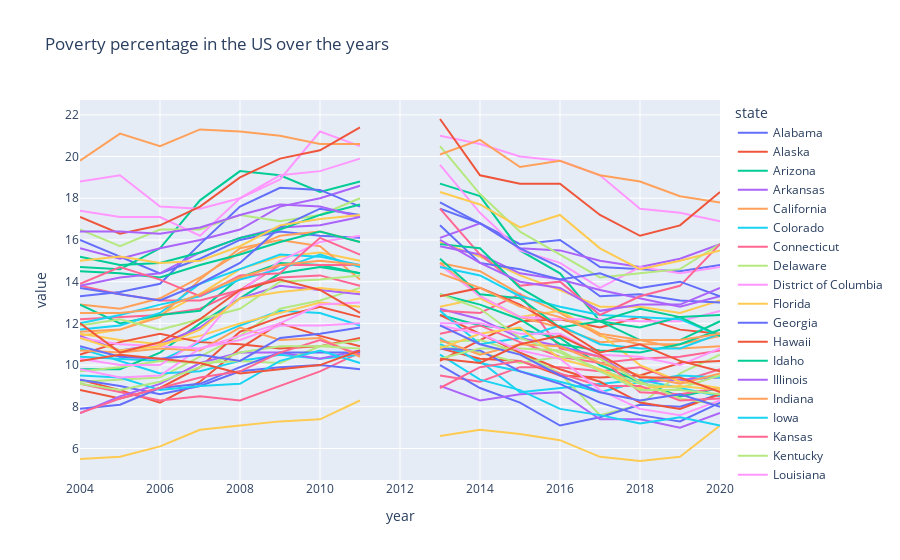

The notebook cell saved with this chart:
### Markdown cell above
It is evident that New Hampshire's average poverty rate is markedly lower than that of the other states, whereas Mississippi's average poverty rate is notably higher than the rest. 

To inspect and compare the poverty percentage of each state over the year, we plot an interactive line chart:

### Code cell
fig = px.line(
    poverty_df.pivot(index='year', columns='state', values='povertyPercentage'),
    title='Poverty percentage in the US over the years')
fig.show()

### Figure 1 — Plotly figure (JSON) as saved in the notebook; plotly's stock layout.template omitted (floating-point values rounded to 4 significant figures)
{"data": [{"hovertemplate": "state=Alabama<br>year=%{x}<br>value=%{y}<extra></extra>", "legendgroup": "Alabama", "line": {"color": "#636efa", "dash": "solid"}, "marker": {"symbol": "circle"}, "mode": "lines", "name": "Alabama", "orientation": "v", "showlegend": true, "type": "scatter", "x": [2004, 2005, 2006, 2007, 2008, 2009, 2010, 2011, 2012, 2013, 2014, 2015, 2016, 2017, 2018, 2019, 2020], "xaxis": "x", "y": [16, 15.2, 14.4, 15.1, 16, 16.4, 16.2, 16.1, null, 17.5, 16.8, 15.8, 16, 14.7, 14.6, 14.5, 14.8], "yaxis": "y"}, {"hovertemplate": "state=Alaska<br>year=%{x}<br>value=%{y}<extra></extra>", "legendgroup": "Alaska", "line": {"color": "#EF553B", "dash": "solid"}, "marker": {"symbol": "circle"}, "mode": "lines", "name": "Alaska", "orientation": "v", "showlegend": true, "type": "scatter", "x": [2004, 2005, 2006, 2007, 2008, 2009, 2010, 2011, 2012, 2013, 2014, 2015, 2016, 2017, 2018, 2019, 2020], "xaxis": "x", "y": [9.3, 8.8, 8.2, 9.2, 10.8, 12, 11.4, 10.9, null, 10.2, 11.2, 12.1, 12.2, 11.8, 12.3, 11.7, 11.5], "yaxis": "y"}, {"hovertemplate": "state=Arizona<br>year=%{x}<br>value=%{y}<extra></extra>", "legendgroup": "Arizona", "line": {"color": "#00cc96", "dash": "solid"}, "marker": {"symbol": "circle"}, "mode": "lines", "name": "Arizona", "orientation": "v", "showlegend": true, "type": "scatter", "x": [2004, 2005, 2006, 2007, 2008, 2009, 2010, 2011, 2012, 2013, 2014, 2015, 2016, 2017, 2018, 2019, 2020], "xaxis": "x", "y": [14.7, 14.6, 15.6, 17.9, 19.3, 19.1, 18.3, 18.8, null, 18.7, 18.1, 15.5, 14.4, 12.1, 11.2, 11.2, 12.1], "yaxis": "y"}, {"hovertemplate": "state=Arkansas<br>year=%{x}<br>value=%{y}<extra></extra>", "legendgroup": "Arkansas", "line": {"color": "#ab63fa", "dash": "solid"}, "marker": {"symbol": "circle"}, "mode": "lines", "name": "Arkansas", "orientation": "v", "showlegend": true, "type": "scatter", "x": [2004, 2005, 2006, 2007, 2008, 2009, 2010, 2011, 2012, 2013, 2014, 2015, 2016, 2017, 2018, 2019, 2020], "xaxis": "x", "y": [15.6, 15.1, 15.6, 16, 16.5, 17.6, 18, 18.6, null, 16.1, 16.8, 15.6, 15.5, 15, 14.7, 15.1, 15.8], "yaxis": "y"}, {"hovertemplate": "state=California<br>year=%{x}<br>value=%{y}<extra></extra>", "legendgroup": "California", "line": {"color": "#FFA15A", "dash": "solid"}, "marker": {"symbol": "circle"}, "mode": "lines", "name": "California", "orientation": "v", "showlegend": true, "type": "scatter", "x": [2004, 2005, 2006, 2007, 2008, 2009, 2010, 2011, 2012, 2013, 2014, 2015, 2016, 2017, 2018, 2019, 2020], "xaxis": "x", "y": [12.9, 12.7, 13.2, 14.2, 15.4, 16.2, 16.4, 15.9, null, 14.9, 14.5, 13.4, 12.5, 11.4, 11, 11, 11.4], "yaxis": "y"}, {"hovertemplate": "state=Colorado<br>year=%{x}<br>value=%{y}<extra></extra>", "legendgroup": "Colorado", "line": {"color": "#19d3f3", "dash": "solid"}, "marker": {"symbol": "circle"}, "mode": "lines", "name": "Colorado", "orientation": "v", "showlegend": true, "type": "scatter", "x": [2004, 2005, 2006, 2007, 2008, 2009, 2010, 2011, 2012, 2013, 2014, 2015, 2016, 2017, 2018, 2019, 2020], "xaxis": "x", "y": [10.4, 10.3, 10.2, 11.1, 11.9, 12.6, 12.5, 11.9, null, 11, 10.2, 8.7, 8.9, 9.1, 9.3, 8.9, 8.5], "yaxis": "y"}, {"hovertemplate": "state=Connecticut<br>year=%{x}<br>value=%{y}<extra></extra>", "legendgroup": "Connecticut", "line": {"color": "#FF6692", "dash": "solid"}, "marker": {"symbol": "circle"}, "mode": "lines", "name": "Connecticut", "orientation": "v", "showlegend": true, "type": "scatter", "x": [2004, 2005, 2006, 2007, 2008, 2009, 2010, 2011, 2012, 2013, 2014, 2015, 2016, 2017, 2018, 2019, 2020], "xaxis": "x", "y": [9.1, 8.7, 8.3, 8.5, 8.3, 9, 9.7, 10.6, null, 9.5, 9.2, 9.9, 9.9, 9.7, 9.9, 9.2, 9.8], "yaxis": "y"}, {"hovertemplate": "state=Delaware<br>year=%{x}<br>value=%{y}<extra></extra>", "legendgroup": "Delaware", "line": {"color": "#B6E880", "dash": "solid"}, "marker": {"symbol": "circle"}, "mode": "lines", "name": "Delaware", "orientation": "v", "showlegend": true, "type": "scatter", "x": [2004, 2005, 2006, 2007, 2008, 2009, 2010, 2011, 2012, 2013, 2014, 2015, 2016, 2017, 2018, 2019, 2020], "xaxis": "x", "y": [9.2, 9.3, 9.4, 10.4, 11.4, 12.7, 13.1, 13.7, null, 11.1, 11.2, 10.6, 9.6, 7.6, 8.1, 9.6, 10.5], "yaxis": "y"}, {"hovertemplate": "state=District of Columbia<br>year=%{x}<br>value=%{y}<extra></extra>", "legendgroup": "District of Columbia", "line": {"color": "#FF97FF", "dash": "solid"}, "marker": {"symbol": "circle"}, "mode": "lines", "name": "District of Columbia", "orientation": "v", "showlegend": true, "type": "scatter", "x": [2004, 2005, 2006, 2007, 2008, 2009, 2010, 2011, 2012, 2013, 2014, 2015, 2016, 2017, 2018, 2019, 2020], "xaxis": "x", "y": [18.8, 19.1, 17.6, 17.5, 18, 19.1, 19.3, 19.9, null, 19.6, 17.3, 15.5, 14.9, 13.7, 14.7, 14.4, 14.7], "yaxis": "y"}, {"hovertemplate": "state=Florida<br>year=%{x}<br>value=%{y}<extra></extra>", "legendgroup": "Florida", "line": {"color": "#FECB52", "dash": "solid"}, "marker": {"symbol": "circle"}, "mode": "lines", "name": "Florida", "orientation": "v", "showlegend": true, "type": "scatter", "x": [2004, 2005, 2006, 2007, 2008, 2009, 2010, 2011, 2012, 2013, 2014, 2015, 2016, 2017, 2018, 2019, 2020], "xaxis": "x", "y": [11.4, 11.7, 12.4, 13.4, 14.6, 15.2, 15.4, 15, null, 15.9, 15.2, 14.3, 13.6, 12.8, 12.8, 12.5, 13.1], "yaxis": "y"}, {"hovertemplate": "state=Georgia<br>year=%{x}<br>value=%{y}<extra></extra>", "legendgroup": "Georgia", "line": {"color": "#636efa", "dash": "solid"}, "marker": {"symbol": "circle"}, "mode": "lines", "name": "Georgia", "orientation": "v", "showlegend": true, "type": "scatter", "x": [2004, 2005, 2006, 2007, 2008, 2009, 2010, 2011, 2012, 2013, 2014, 2015, 2016, 2017, 2018, 2019, 2020], "xaxis": "x", "y": [13.3, 13.5, 13.9, 15.8, 17.6, 18.5, 18.4, 17.6, null, 17.8, 16.8, 15.6, 14.7, 13.3, 13.4, 13.1, 13], "yaxis": "y"}, {"hovertemplate": "state=Hawaii<br>year=%{x}<br>value=%{y}<extra></extra>", "legendgroup": "Hawaii", "line": {"color": "#EF553B", "dash": "solid"}, "marker": {"symbol": "circle"}, "mode": "lines", "name": "Hawaii", "orientation": "v", "showlegend": true, "type": "scatter", "x": [2004, 2005, 2006, 2007, 2008, 2009, 2010, 2011, 2012, 2013, 2014, 2015, 2016, 2017, 2018, 2019, 2020], "xaxis": "x", "y": [8.8, 8.4, 8.9, 9.9, 11.6, 12.3, 12.8, 12.3, null, 10.8, 10.3, 10.2, 9.5, 9.4, 9.5, 10.1, 10.2], "yaxis": "y"}, {"hovertemplate": "state=Idaho<br>year=%{x}<br>value=%{y}<extra></extra>", "legendgroup": "Idaho", "line": {"color": "#00cc96", "dash": "solid"}, "marker": {"symbol": "circle"}, "mode": "lines", "name": "Idaho", "orientation": "v", "showlegend": true, "type": "scatter", "x": [2004, 2005, 2006, 2007, 2008, 2009, 2010, 2011, 2012, 2013, 2014, 2015, 2016, 2017, 2018, 2019, 2020], "xaxis": "x", "y": [9.8, 9.8, 10.6, 12, 13.2, 14.4, 14.7, 14.4, null, 12.4, 11.9, 11.7, 11.3, 10, 9.2, 8.5, 8.9], "yaxis": "y"}, {"hovertemplate": "state=Illinois<br>year=%{x}<br>value=%{y}<extra></extra>", "legendgroup": "Illinois", "line": {"color": "#ab63fa", "dash": "solid"}, "marker": {"symbol": "circle"}, "mode": "lines", "name": "Illinois", "orientation": "v", "showlegend": true, "type": "scatter", "x": [2004, 2005, 2006, 2007, 2008, 2009, 2010, 2011, 2012, 2013, 2014, 2015, 2016, 2017, 2018, 2019, 2020], "xaxis": "x", "y": [11.4, 10.7, 11, 11.8, 13.2, 13.8, 13.6, 13.4, null, 12.7, 12.2, 11.3, 10.9, 10.4, 9.2, 9.3, 9.4], "yaxis": "y"}, {"hovertemplate": "state=Indiana<br>year=%{x}<br>value=%{y}<extra></extra>", "legendgroup": "Indiana", "line": {"color": "#FFA15A", "dash": "solid"}, "marker": {"symbol": "circle"}, "mode": "lines", "name": "Indiana", "orientation": "v", "showlegend": true, "type": "scatter", "x": [2004, 2005, 2006, 2007, 2008, 2009, 2010, 2011, 2012, 2013, 2014, 2015, 2016, 2017, 2018, 2019, 2020], "xaxis": "x", "y": [11.6, 11.7, 12.3, 14.1, 15.6, 16, 15.7, 14.1, null, 14.9, 13.3, 12.3, 11.8, 11.1, 11.2, 10.8, 10.9], "yaxis": "y"}, {"hovertemplate": "state=Iowa<br>year=%{x}<br>value=%{y}<extra></extra>", "legendgroup": "Iowa", "line": {"color": "#19d3f3", "dash": "solid"}, "marker": {"symbol": "circle"}, "mode": "lines", "name": "Iowa", "orientation": "v", "showlegend": true, "type": "scatter", "x": [2004, 2005, 2006, 2007, 2008, 2009, 2010, 2011, 2012, 2013, 2014, 2015, 2016, 2017, 2018, 2019, 2020], "xaxis": "x", "y": [10.8, 10.2, 9.6, 9.7, 10.2, 10.5, 10.3, 10.5, null, 11.3, 10.1, 9.7, 9.2, 8.7, 9.2, 9.5, 9.4], "yaxis": "y"}, {"hovertemplate": "state=Kansas<br>year=%{x}<br>value=%{y}<extra></extra>", "legendgroup": "Kansas", "line": {"color": "#FF6692", "dash": "solid"}, "marker": {"symbol": "circle"}, "mode": "lines", "name": "Kansas", "orientation": "v", "showlegend": true, "type": "scatter", "x": [2004, 2005, 2006, 2007, 2008, 2009, 2010, 2011, 2012, 2013, 2014, 2015, 2016, 2017, 2018, 2019, 2020], "xaxis": "x", "y": [12.2, 12.3, 12.4, 12.7, 13.6, 14.2, 14.3, 13.8, null, 12.6, 12.5, 13.4, 10.8, 10.4, 8.7, 8.6, 8.9], "yaxis": "y"}, {"hovertemplate": "state=Kentucky<br>year=%{x}<br>value=%{y}<extra></extra>", "legendgroup": "Kentucky", "line": {"color": "#B6E880", "dash": "solid"}, "marker": {"symbol": "circle"}, "mode": "lines", "name": "Kentucky", "orientation": "v", "showlegend": true, "type": "scatter", "x": [2004, 2005, 2006, 2007, 2008, 2009, 2010, 2011, 2012, 2013, 2014, 2015, 2016, 2017, 2018, 2019, 2020], "xaxis": "x", "y": [16.5, 15.7, 16.5, 16.5, 17.2, 16.9, 17.2, 18, null, 20.5, 18.2, 16.4, 15.3, 14.2, 14.4, 14.6, 15.8], "yaxis": "y"}, {"hovertemplate": "state=Louisiana<br>year=%{x}<br>value=%{y}<extra></extra>", "legendgroup": "Louisiana", "line": {"color": "#FF97FF", "dash": "solid"}, "marker": {"symbol": "circle"}, "mode": "lines", "name": "Louisiana", "orientation": "v", "showlegend": true, "type": "scatter", "x": [2004, 2005, 2006, 2007, 2008, 2009, 2010, 2011, 2012, 2013, 2014, 2015, 2016, 2017, 2018, 2019, 2020], "xaxis": "x", "y": [17.4, 17.1, 17.1, 16.2, 18, 18.9, 21.2, 20.5, null, 21, 20.6, 20, 19.8, 19.1, 17.5, 17.3, 16.9], "yaxis": "y"}, {"hovertemplate": "state=Maine<br>year=%{x}<br>value=%{y}<extra></extra>", "legendgroup": "Maine", "line": {"color": "#FECB52", "dash": "solid"}, "marker": {"symbol": "circle"}, "mode": "lines", "name": "Maine", "orientation": "v", "showlegend": true, "type": "scatter", "x": [2004, 2005, 2006, 2007, 2008, 2009, 2010, 2011, 2012, 2013, 2014, 2015, 2016, 2017, 2018, 2019, 2020], "xaxis": "x", "y": [11.5, 11.2, 11, 11.4, 12, 12.5, 13, 12.8, null, 12.8, 13.2, 12.3, 12.6, 11.5, 10, 9.2, 8.9], "yaxis": "y"}, {"hovertemplate": "state=Maryland<br>year=%{x}<br>value=%{y}<extra></extra>", "legendgroup": "Maryland", "line": {"color": "#636efa", "dash": "solid"}, "marker": {"symbol": "circle"}, "mode": "lines", "name": "Maryland", "orientation": "v", "showlegend": true, "type": "scatter", "x": [2004, 2005, 2006, 2007, 2008, 2009, 2010, 2011, 2012, 2013, 2014, 2015, 2016, 2017, 2018, 2019, 2020], "xaxis": "x", "y": [9.3, 9, 8.6, 9, 9.7, 9.9, 10, 9.8, null, 10, 8.9, 8.2, 7.1, 7.5, 8.1, 8, 8.6], "yaxis": "y"}, {"hovertemplate": "state=Massachusetts<br>year=%{x}<br>value=%{y}<extra></extra>", "legendgroup": "Massachusetts", "line": {"color": "#EF553B", "dash": "solid"}, "marker": {"symbol": "circle"}, "mode": "lines", "name": "Massachusetts", "orientation": "v", "showlegend": true, "type": "scatter", "x": [2004, 2005, 2006, 2007, 2008, 2009, 2010, 2011, 2012, 2013, 2014, 2015, 2016, 2017, 2018, 2019, 2020], "xaxis": "x", "y": [10.5, 11.1, 11.5, 11.1, 11, 10.8, 10.9, 11.3, null, 12.4, 11.5, 10.6, 9.8, 9.2, 8.2, 7.9, 8.6], "yaxis": "y"}, {"hovertemplate": "state=Michigan<br>year=%{x}<br>value=%{y}<extra></extra>", "legendgroup": "Michigan", "line": {"color": "#00cc96", "dash": "solid"}, "marker": {"symbol": "circle"}, "mode": "lines", "name": "Michigan", "orientation": "v", "showlegend": true, "type": "scatter", "x": [2004, 2005, 2006, 2007, 2008, 2009, 2010, 2011, 2012, 2013, 2014, 2015, 2016, 2017, 2018, 2019, 2020], "xaxis": "x", "y": [12.9, 12, 12.4, 12.6, 14.2, 14.9, 14.8, 14.4, null, 13.4, 12.9, 12.2, 11, 10.7, 10.6, 11, 11.7], "yaxis": "y"}, {"hovertemplate": "state=Minnesota<br>year=%{x}<br>value=%{y}<extra></extra>", "legendgroup": "Minnesota", "line": {"color": "#ab63fa", "dash": "solid"}, "marker": {"symbol": "circle"}, "mode": "lines", "name": "Minnesota", "orientation": "v", "showlegend": true, "type": "scatter", "x": [2004, 2005, 2006, 2007, 2008, 2009, 2010, 2011, 2012, 2013, 2014, 2015, 2016, 2017, 2018, 2019, 2020], "xaxis": "x", "y": [7.7, 8.5, 9.1, 10.1, 10.6, 10.6, 10.3, 10.7, null, 9, 8.3, 8.6, 8.7, 7.4, 7.4, 7, 7.7], "yaxis": "y"}, {"hovertemplate": "state=Mississippi<br>year=%{x}<br>value=%{y}<extra></extra>", "legendgroup": "Mississippi", "line": {"color": "#FFA15A", "dash": "solid"}, "marker": {"symbol": "circle"}, "mode": "lines", "name": "Mississippi", "orientation": "v", "showlegend": true, "type": "scatter", "x": [2004, 2005, 2006, 2007, 2008, 2009, 2010, 2011, 2012, 2013, 2014, 2015, 2016, 2017, 2018, 2019, 2020], "xaxis": "x", "y": [19.8, 21.1, 20.5, 21.3, 21.2, 21, 20.6, 20.6, null, 20.1, 20.8, 19.5, 19.8, 19.1, 18.8, 18.1, 17.8], "yaxis": "y"}, {"hovertemplate": "state=Missouri<br>year=%{x}<br>value=%{y}<extra></extra>", "legendgroup": "Missouri", "line": {"color": "#19d3f3", "dash": "solid"}, "marker": {"symbol": "circle"}, "mode": "lines", "name": "Missouri", "orientation": "v", "showlegend": true, "type": "scatter", "x": [2004, 2005, 2006, 2007, 2008, 2009, 2010, 2011, 2012, 2013, 2014, 2015, 2016, 2017, 2018, 2019, 2020], "xaxis": "x", "y": [11.7, 11.9, 12.5, 13.9, 14.6, 15.3, 15.2, 14.8, null, 12.6, 11, 11.3, 11.9, 11, 10.8, 10.8, 11.5], "yaxis": "y"}, {"hovertemplate": "state=Montana<br>year=%{x}<br>value=%{y}<extra></extra>", "legendgroup": "Montana", "line": {"color": "#FF6692", "dash": "solid"}, "marker": {"symbol": "circle"}, "mode": "lines", "name": "Montana", "orientation": "v", "showlegend": true, "type": "scatter", "x": [2004, 2005, 2006, 2007, 2008, 2009, 2010, 2011, 2012, 2013, 2014, 2015, 2016, 2017, 2018, 2019, 2020], "xaxis": "x", "y": [13.8, 13.4, 13.1, 13.1, 13.6, 14.8, 14.8, 14.8, null, 11.5, 11.9, 11.1, 10.4, 10.1, 10.3, 10.4, 10.7], "yaxis": "y"}, {"hovertemplate": "state=Nebraska<br>year=%{x}<br>value=%{y}<extra></extra>", "legendgroup": "Nebraska", "line": {"color": "#B6E880", "dash": "solid"}, "marker": {"symbol": "circle"}, "mode": "lines", "name": "Nebraska", "orientation": "v", "showlegend": true, "type": "scatter", "x": [2004, 2005, 2006, 2007, 2008, 2009, 2010, 2011, 2012, 2013, 2014, 2015, 2016, 2017, 2018, 2019, 2020], "xaxis": "x", "y": [9.7, 9.9, 10.2, 10.1, 10.2, 10.1, 10.9, 11.2, null, 10.9, 10.6, 10.1, 10.4, 10.3, 9.2, 8.4, 8.1], "yaxis": "y"}, {"hovertemplate": "state=Nevada<br>year=%{x}<br>value=%{y}<extra></extra>", "legendgroup": "Nevada", "line": {"color": "#FF97FF", "dash": "solid"}, "marker": {"symbol": "circle"}, "mode": "lines", "name": "Nevada", "orientation": "v", "showlegend": true, "type": "scatter", "x": [2004, 2005, 2006, 2007, 2008, 2009, 2010, 2011, 2012, 2013, 2014, 2015, 2016, 2017, 2018, 2019, 2020], "xaxis": "x", "y": [10.3, 10, 10, 11.2, 13.5, 15, 15.9, 16.2, null, 14.8, 13.3, 12.3, 12.2, 12.2, 12.1, 12.1, 12.6], "yaxis": "y"}, {"hovertemplate": "state=New Hampshire<br>year=%{x}<br>value=%{y}<extra></extra>", "legendgroup": "New Hampshire", "line": {"color": "#FECB52", "dash": "solid"}, "marker": {"symbol": "circle"}, "mode": "lines", "name": "New Hampshire", "orientation": "v", "showlegend": true, "type": "scatter", "x": [2004, 2005, 2006, 2007, 2008, 2009, 2010, 2011, 2012, 2013, 2014, 2015, 2016, 2017, 2018, 2019, 2020], "xaxis": "x", "y": [5.5, 5.6, 6.1, 6.9, 7.1, 7.3, 7.4, 8.3, null, 6.6, 6.9, 6.7, 6.4, 5.6, 5.4, 5.6, 7.1], "yaxis": "y"}, {"hovertemplate": "state=New Jersey<br>year=%{x}<br>value=%{y}<extra></extra>", "legendgroup": "New Jersey", "line": {"color": "#636efa", "dash": "solid"}, "marker": {"symbol": "circle"}, "mode": "lines", "name": "New Jersey", "orientation": "v", "showlegend": true, "type": "scatter", "x": [2004, 2005, 2006, 2007, 2008, 2009, 2010, 2011, 2012, 2013, 2014, 2015, 2016, 2017, 2018, 2019, 2020], "xaxis": "x", "y": [7.9, 8.1, 8.9, 9.1, 9.9, 10.6, 10.6, 10.6, null, 10.8, 10.7, 9.7, 9.1, 8.2, 7.6, 7.3, 8.2], "yaxis": "y"}, {"hovertemplate": "state=New Mexico<br>year=%{x}<br>value=%{y}<extra></extra>", "legendgroup": "New Mexico", "line": {"color": "#EF553B", "dash": "solid"}, "marker": {"symbol": "circle"}, "mode": "lines", "name": "New Mexico", "orientation": "v", "showlegend": true, "type": "scatter", "x": [2004, 2005, 2006, 2007, 2008, 2009, 2010, 2011, 2012, 2013, 2014, 2015, 2016, 2017, 2018, 2019, 2020], "xaxis": "x", "y": [17.1, 16.3, 16.7, 17.6, 19, 19.9, 20.3, 21.4, null, 21.8, 19.1, 18.7, 18.7, 17.2, 16.2, 16.7, 18.3], "yaxis": "y"}, {"hovertemplate": "state=New York<br>year=%{x}<br>value=%{y}<extra></extra>", "legendgroup": "New York", "line": {"color": "#00cc96", "dash": "solid"}, "marker": {"symbol": "circle"}, "mode": "lines", "name": "New York", "orientation": "v", "showlegend": true, "type": "scatter", "x": [2004, 2005, 2006, 2007, 2008, 2009, 2010, 2011, 2012, 2013, 2014, 2015, 2016, 2017, 2018, 2019, 2020], "xaxis": "x", "y": [14.5, 14.4, 14.2, 14.8, 15.3, 15.9, 16.4, 15.9, null, 15.1, 13.4, 13.2, 11.8, 12.1, 11.8, 12.3, 12.4], "yaxis": "y"}, {"hovertemplate": "state=North Carolina<br>year=%{x}<br>value=%{y}<extra></extra>", "legendgroup": "North Carolina", "line": {"color": "#ab63fa", "dash": "solid"}, "marker": {"symbol": "circle"}, "mode": "lines", "name": "North Carolina", "orientation": "v", "showlegend": true, "type": "scatter", "x": [2004, 2005, 2006, 2007, 2008, 2009, 2010, 2011, 2012, 2013, 2014, 2015, 2016, 2017, 2018, 2019, 2020], "xaxis": "x", "y": [13.8, 14.2, 14.4, 15.4, 16.1, 16.6, 16.7, 17.1, null, 15.7, 15.3, 14.4, 14.1, 13.6, 13.2, 12.8, 13.3], "yaxis": "y"}, {"hovertemplate": "state=North Dakota<br>year=%{x}<br>value=%{y}<extra></extra>", "legendgroup": "North Dakota", "line": {"color": "#FFA15A", "dash": "solid"}, "marker": {"symbol": "circle"}, "mode": "lines", "name": "North Dakota", "orientation": "v", "showlegend": true, "type": "scatter", "x": [2004, 2005, 2006, 2007, 2008, 2009, 2010, 2011, 2012, 2013, 2014, 2015, 2016, 2017, 2018, 2019, 2020], "xaxis": "x", "y": [10.7, 10.6, 10.8, 10.7, 11.8, 11.2, 11.3, 10.4, null, 11.2, 10.5, 11, 10.9, 10.1, 9.5, 9.1, 9.6], "yaxis": "y"}, {"hovertemplate": "state=Ohio<br>year=%{x}<br>value=%{y}<extra></extra>", "legendgroup": "Ohio", "line": {"color": "#19d3f3", "dash": "solid"}, "marker": {"symbol": "circle"}, "mode": "lines", "name": "Ohio", "orientation": "v", "showlegend": true, "type": "scatter", "x": [2004, 2005, 2006, 2007, 2008, 2009, 2010, 2011, 2012, 2013, 2014, 2015, 2016, 2017, 2018, 2019, 2020], "xaxis": "x", "y": [12, 12.4, 12.9, 13.3, 14.1, 14.6, 15.3, 14.7, null, 14.7, 14.3, 13.3, 12.8, 12.4, 12.3, 12.2, 11.4], "yaxis": "y"}, {"hovertemplate": "state=Oklahoma<br>year=%{x}<br>value=%{y}<extra></extra>", "legendgroup": "Oklahoma", "line": {"color": "#FF6692", "dash": "solid"}, "marker": {"symbol": "circle"}, "mode": "lines", "name": "Oklahoma", "orientation": "v", "showlegend": true, "type": "scatter", "x": [2004, 2005, 2006, 2007, 2008, 2009, 2010, 2011, 2012, 2013, 2014, 2015, 2016, 2017, 2018, 2019, 2020], "xaxis": "x", "y": [13.9, 14.7, 14.1, 13.3, 14.3, 14.4, 16.1, 15.3, null, 17.5, 15.3, 13.8, 14, 12.4, 13.3, 13.8, 15.8], "yaxis": "y"}, {"hovertemplate": "state=Oregon<br>year=%{x}<br>value=%{y}<extra></extra>", "legendgroup": "Oregon", "line": {"color": "#B6E880", "dash": "solid"}, "marker": {"symbol": "circle"}, "mode": "lines", "name": "Oregon", "orientation": "v", "showlegend": true, "type": "scatter", "x": [2004, 2005, 2006, 2007, 2008, 2009, 2010, 2011, 2012, 2013, 2014, 2015, 2016, 2017, 2018, 2019, 2020], "xaxis": "x", "y": [11.9, 12.2, 11.7, 12.2, 12.7, 14, 14.1, 14.3, null, 13.4, 12.7, 11.3, 10.6, 9.8, 9.1, 8.9, 9.5], "yaxis": "y"}, {"hovertemplate": "state=Pennsylvania<br>year=%{x}<br>value=%{y}<extra></extra>", "legendgroup": "Pennsylvania", "line": {"color": "#FF97FF", "dash": "solid"}, "marker": {"symbol": "circle"}, "mode": "lines", "name": "Pennsylvania", "orientation": "v", "showlegend": true, "type": "scatter", "x": [2004, 2005, 2006, 2007, 2008, 2009, 2010, 2011, 2012, 2013, 2014, 2015, 2016, 2017, 2018, 2019, 2020], "xaxis": "x", "y": [11.3, 11, 10.9, 10.8, 11.4, 12, 12.9, 13, null, 12, 12, 11.5, 11.5, 10.5, 10.4, 10, 10.8], "yaxis": "y"}, {"hovertemplate": "state=Rhode Island<br>year=%{x}<br>value=%{y}<extra></extra>", "legendgroup": "Rhode Island", "line": {"color": "#FECB52", "dash": "solid"}, "marker": {"symbol": "circle"}, "mode": "lines", "name": "Rhode Island", "orientation": "v", "showlegend": true, "type": "scatter", "x": [2004, 2005, 2006, 2007, 2008, 2009, 2010, 2011, 2012, 2013, 2014, 2015, 2016, 2017, 2018, 2019, 2020], "xaxis": "x", "y": [11.3, 10.7, 10.9, 11.7, 13.2, 13.5, 13.7, 13.5, null, 10.8, 11.5, 11.8, 10.3, 9.8, 8.9, 9, 8.8], "yaxis": "y"}, {"hovertemplate": "state=South Carolina<br>year=%{x}<br>value=%{y}<extra></extra>", "legendgroup": "South Carolina", "line": {"color": "#636efa", "dash": "solid"}, "marker": {"symbol": "circle"}, "mode": "lines", "name": "South Carolina", "orientation": "v", "showlegend": true, "type": "scatter", "x": [2004, 2005, 2006, 2007, 2008, 2009, 2010, 2011, 2012, 2013, 2014, 2015, 2016, 2017, 2018, 2019, 2020], "xaxis": "x", "y": [13.7, 13.4, 13.1, 13.9, 14.9, 16.6, 17.5, 17.2, null, 16.7, 14.9, 14.6, 14.1, 14.4, 13.7, 14, 13.3], "yaxis": "y"}, {"hovertemplate": "state=South Dakota<br>year=%{x}<br>value=%{y}<extra></extra>", "legendgroup": "South Dakota", "line": {"color": "#EF553B", "dash": "solid"}, "marker": {"symbol": "circle"}, "mode": "lines", "name": "South Dakota", "orientation": "v", "showlegend": true, "type": "scatter", "x": [2004, 2005, 2006, 2007, 2008, 2009, 2010, 2011, 2012, 2013, 2014, 2015, 2016, 2017, 2018, 2019, 2020], "xaxis": "x", "y": [12, 10.6, 11.1, 12.2, 13.6, 14.1, 13.6, 12.5, null, 13.3, 13.7, 12.9, 11.8, 10.6, 11, 10.2, 9.7], "yaxis": "y"}, {"hovertemplate": "state=Tennessee<br>year=%{x}<br>value=%{y}<extra></extra>", "legendgroup": "Tennessee", "line": {"color": "#00cc96", "dash": "solid"}, "marker": {"symbol": "circle"}, "mode": "lines", "name": "Tennessee", "orientation": "v", "showlegend": true, "type": "scatter", "x": [2004, 2005, 2006, 2007, 2008, 2009, 2010, 2011, 2012, 2013, 2014, 2015, 2016, 2017, 2018, 2019, 2020], "xaxis": "x", "y": [15.2, 14.8, 14.9, 15.4, 16.1, 16.5, 17.2, 17.7, null, 15.8, 15.6, 13.7, 12.6, 12.1, 12.7, 12.3, 11.4], "yaxis": "y"}, {"hovertemplate": "state=Texas<br>year=%{x}<br>value=%{y}<extra></extra>", "legendgroup": "Texas", "line": {"color": "#ab63fa", "dash": "solid"}, "marker": {"symbol": "circle"}, "mode": "lines", "name": "Texas", "orientation": "v", "showlegend": true, "type": "scatter", "x": [2004, 2005, 2006, 2007, 2008, 2009, 2010, 2011, 2012, 2013, 2014, 2015, 2016, 2017, 2018, 2019, 2020], "xaxis": "x", "y": [16.4, 16.4, 16.3, 16.6, 17.2, 17.7, 17.6, 17.1, null, 16, 14.9, 14, 13.7, 12.6, 12.9, 12.9, 13.7], "yaxis": "y"}, {"hovertemplate": "state=United States<br>year=%{x}<br>value=%{y}<extra></extra>", "legendgroup": "United States", "line": {"color": "#FFA15A", "dash": "solid"}, "marker": {"symbol": "circle"}, "mode": "lines", "name": "United States", "orientation": "v", "showlegend": true, "type": "scatter", "x": [2004, 2005, 2006, 2007, 2008, 2009, 2010, 2011, 2012, 2013, 2014, 2015, 2016, 2017, 2018, 2019, 2020], "xaxis": "x", "y": [12.5, 12.5, 12.7, 13.4, 14.2, 14.8, 15, 14.8, null, 14.4, 13.7, 12.8, 12.3, 11.5, 11.2, 11.2, 11.5], "yaxis": "y"}, {"hovertemplate": "state=Utah<br>year=%{x}<br>value=%{y}<extra></extra>", "legendgroup": "Utah", "line": {"color": "#19d3f3", "dash": "solid"}, "marker": {"symbol": "circle"}, "mode": "lines", "name": "Utah", "orientation": "v", "showlegend": true, "type": "scatter", "x": [2004, 2005, 2006, 2007, 2008, 2009, 2010, 2011, 2012, 2013, 2014, 2015, 2016, 2017, 2018, 2019, 2020], "xaxis": "x", "y": [9.5, 9.4, 8.8, 9, 9.1, 10.2, 10.7, 10.1, null, 10.5, 9.3, 8.8, 7.9, 7.6, 7.2, 7.5, 7.1], "yaxis": "y"}, {"hovertemplate": "state=Vermont<br>year=%{x}<br>value=%{y}<extra></extra>", "legendgroup": "Vermont", "line": {"color": "#FF6692", "dash": "solid"}, "marker": {"symbol": "circle"}, "mode": "lines", "name": "Vermont", "orientation": "v", "showlegend": true, "type": "scatter", "x": [2004, 2005, 2006, 2007, 2008, 2009, 2010, 2011, 2012, 2013, 2014, 2015, 2016, 2017, 2018, 2019, 2020], "xaxis": "x", "y": [7.7, 8.4, 8.9, 9.4, 9.7, 10.6, 11.2, 10.5, null, 8.9, 9.9, 10.2, 9.6, 9, 9, 8.3, 8.4], "yaxis": "y"}, {"hovertemplate": "state=Virginia<br>year=%{x}<br>value=%{y}<extra></extra>", "legendgroup": "Virginia", "line": {"color": "#B6E880", "dash": "solid"}, "marker": {"symbol": "circle"}, "mode": "lines", "name": "Virginia", "orientation": "v", "showlegend": true, "type": "scatter", "x": [2004, 2005, 2006, 2007, 2008, 2009, 2010, 2011, 2012, 2013, 2014, 2015, 2016, 2017, 2018, 2019, 2020], "xaxis": "x", "y": [9.1, 8.8, 9.2, 9.9, 10.6, 10.9, 10.9, 10.8, null, 10.3, 10.8, 10.8, 10.7, 9.7, 8.8, 8.8, 8.6], "yaxis": "y"}, {"hovertemplate": "state=Washington<br>year=%{x}<br>value=%{y}<extra></extra>", "legendgroup": "Washington", "line": {"color": "#FF97FF", "dash": "solid"}, "marker": {"symbol": "circle"}, "mode": "lines", "name": "Washington", "orientation": "v", "showlegend": true, "type": "scatter", "x": [2004, 2005, 2006, 2007, 2008, 2009, 2010, 2011, 2012, 2013, 2014, 2015, 2016, 2017, 2018, 2019, 2020], "xaxis": "x", "y": [9.8, 9.4, 9.5, 10.8, 11.2, 11.9, 11.9, 12, null, 11.9, 11.5, 10.7, 10.3, 8.8, 7.9, 7.6, 8.3], "yaxis": "y"}, {"hovertemplate": "state=West Virginia<br>year=%{x}<br>value=%{y}<extra></extra>", "legendgroup": "West Virginia", "line": {"color": "#FECB52", "dash": "solid"}, "marker": {"symbol": "circle"}, "mode": "lines", "name": "West Virginia", "orientation": "v", "showlegend": true, "type": "scatter", "x": [2004, 2005, 2006, 2007, 2008, 2009, 2010, 2011, 2012, 2013, 2014, 2015, 2016, 2017, 2018, 2019, 2020], "xaxis": "x", "y": [15, 15.2, 14.9, 15, 15.7, 16.7, 17, 17.2, null, 18.3, 17.7, 16.6, 17.2, 15.6, 14.6, 15, 15.5], "yaxis": "y"}, {"hovertemplate": "state=Wisconsin<br>year=%{x}<br>value=%{y}<extra></extra>", "legendgroup": "Wisconsin", "line": {"color": "#636efa", "dash": "solid"}, "marker": {"symbol": "circle"}, "mode": "lines", "name": "Wisconsin", "orientation": "v", "showlegend": true, "type": "scatter", "x": [2004, 2005, 2006, 2007, 2008, 2009, 2010, 2011, 2012, 2013, 2014, 2015, 2016, 2017, 2018, 2019, 2020], "xaxis": "x", "y": [10.9, 10.4, 10.3, 10.5, 10.2, 11.3, 11.5, 11.8, null, 11.9, 11, 10.5, 9.5, 8.7, 8.3, 8.6, 8], "yaxis": "y"}, {"hovertemplate": "state=Wyoming<br>year=%{x}<br>value=%{y}<extra></extra>", "legendgroup": "Wyoming", "line": {"color": "#EF553B", "dash": "solid"}, "marker": {"symbol": "circle"}, "mode": "lines", "name": "Wyoming", "orientation": "v", "showlegend": true, "type": "scatter", "x": [2004, 2005, 2006, 2007, 2008, 2009, 2010, 2011, 2012, 2013, 2014, 2015, 2016, 2017, 2018, 2019, 2020], "xaxis": "x", "y": [10.2, 10.5, 10.3, 10.1, 9.6, 9.8, 10, 10.7, null, 10.3, 10.1, 11, 11.4, 10.5, 9.4, 9.4, 8.7], "yaxis": "y"}], "layout": {"legend": {"title": {"text": "state"}, "tracegroupgap": 0}, "title": {"text": "Poverty percentage in the US over the years"}, "xaxis": {"anchor": "y", "domain": [0, 1], "title": {"text": "year"}}, "yaxis": {"anchor": "x", "domain": [0, 1], "title": {"text": "value"}}}}
